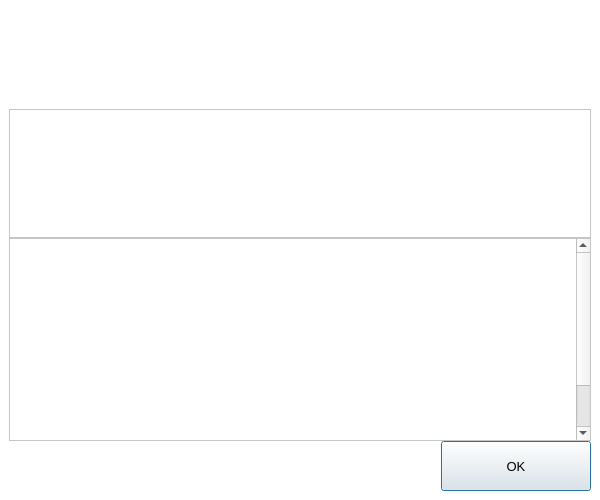
<?xml version="1.0" encoding="UTF-8"?>
<ui version="4.0">
  <class>HelpMessageDialog</class>
  <widget class="QDialog" name="HelpMessageDialog">
    <property name="geometry">
      <rect>
        <x>0</x>
        <y>0</y>
        <width>600</width>
        <height>500</height>
      </rect>
    </property>
    <property name="minimumSize">
      <size>
        <width>600</width>
        <height>500</height>
      </size>
    </property>
    <property name="font">
      <font>
        <pointsize>10</pointsize>
      </font>
    </property>
    <property name="windowTitle">
      <string notr="true">USD Sports - Command-line options</string>
    </property>
    <property name="styleSheet">
      <string notr="true">
        #HelpMessageDialog {
        background-color:#FFFFFF;
        }
      </string>
    </property>
    <layout class="QVBoxLayout" name="verticalLayout_3">
      <property name="spacing">
        <number>0</number>
      </property>
      <property name="leftMargin">
        <number>0</number>
      </property>
      <property name="topMargin">
        <number>0</number>
      </property>
      <property name="rightMargin">
        <number>0</number>
      </property>
      <property name="bottomMargin">
        <number>0</number>
      </property>
      <item>
        <widget class="QWidget" name="helpContainer" native="true">
          <property name="sizePolicy">
            <sizepolicy hsizetype="Preferred" vsizetype="Preferred">
              <horstretch>0</horstretch>
              <verstretch>100</verstretch>
            </sizepolicy>
          </property>
          <property name="minimumSize">
            <size>
              <width>0</width>
              <height>200</height>
            </size>
          </property>
          <property name="styleSheet">
            <string notr="true">
              #helpContainer{
              background-color:white;
              padding:9px;
              }
            </string>
          </property>
          <layout class="QVBoxLayout" name="verticalLayout_4">
            <property name="spacing">
              <number>0</number>
            </property>
            <property name="leftMargin">
              <number>9</number>
            </property>
            <property name="topMargin">
              <number>9</number>
            </property>
            <property name="rightMargin">
              <number>9</number>
            </property>
            <property name="bottomMargin">
              <number>9</number>
            </property>
            <item>
              <widget class="QLabel" name="graphic">
                <property name="sizePolicy">
                  <sizepolicy hsizetype="Preferred" vsizetype="Ignored">
                    <horstretch>0</horstretch>
                    <verstretch>0</verstretch>
                  </sizepolicy>
                </property>
                <property name="minimumSize">
                  <size>
                    <width>0</width>
                    <height>100</height>
                  </size>
                </property>
                <property name="pixmap">
                  <pixmap>:/images/about</pixmap>
                </property>
              </widget>
            </item>
            <item>
              <layout class="QVBoxLayout" name="verticalLayout">
                <property name="topMargin">
                  <number>100</number>
                </property>
                <item>
                  <widget class="QTextEdit" name="helpMessage">
                    <property name="minimumSize">
                      <size>
                        <width>0</width>
                        <height>0</height>
                      </size>
                    </property>
                    <property name="styleSheet">
                      <string notr="true">
                        #helpMessage {
                        background-color:#FFFFFF;
                        color:#707070;
                        }
                      </string>
                    </property>
                    <property name="readOnly">
                      <bool>true</bool>
                    </property>
                  </widget>
                </item>
                <item>
                  <widget class="QScrollArea" name="scrollArea">
                    <property name="minimumSize">
                      <size>
                        <width>0</width>
                        <height>0</height>
                      </size>
                    </property>
                    <property name="styleSheet">
                      <string notr="true">
                        #scrollArea {
                        background-color:#FFFFFF;
                        }
                      </string>
                    </property>
                    <property name="verticalScrollBarPolicy">
                      <enum>Qt::ScrollBarAlwaysOn</enum>
                    </property>
                    <property name="widgetResizable">
                      <bool>true</bool>
                    </property>
                    <widget class="QWidget" name="scrollAreaWidgetContents">
                      <property name="geometry">
                        <rect>
                          <x>0</x>
                          <y>0</y>
                          <width>561</width>
                          <height>263</height>
                        </rect>
                      </property>
                      <property name="styleSheet">
                        <string notr="true">
                          #scrollAreaWidgetContents {
                          background-color:#FFFFFF;
                          }
                        </string>
                      </property>
                      <layout class="QVBoxLayout" name="verticalLayout_2">
                        <item>
                          <widget class="QLabel" name="aboutMessage">
                            <property name="minimumSize">
                              <size>
                                <width>0</width>
                                <height>245</height>
                              </size>
                            </property>
                            <property name="cursor">
                              <cursorShape>IBeamCursor</cursorShape>
                            </property>
                            <property name="styleSheet">
                              <string notr="true">
                                #aboutMessage {
                                background-color:#FFFFFF;
                                color:#707070;
                                }
                              </string>
                            </property>
                            <property name="textFormat">
                              <enum>Qt::PlainText</enum>
                            </property>
                            <property name="alignment">
                              <set>Qt::AlignLeading|Qt::AlignLeft|Qt::AlignTop</set>
                            </property>
                            <property name="openExternalLinks">
                              <bool>true</bool>
                            </property>
                            <property name="textInteractionFlags">
                              <set>Qt::LinksAccessibleByMouse|Qt::TextSelectableByKeyboard|Qt::TextSelectableByMouse</set>
                            </property>
                          </widget>
                        </item>
                      </layout>
                    </widget>
                  </widget>
                </item>
              </layout>
            </item>
            <item>
              <layout class="QHBoxLayout" name="horizontalLayout">
                <item>
                  <spacer name="horizontalSpacer">
                    <property name="orientation">
                      <enum>Qt::Horizontal</enum>
                    </property>
                    <property name="sizeHint" stdset="0">
                      <size>
                        <width>40</width>
                        <height>20</height>
                      </size>
                    </property>
                  </spacer>
                </item>
                <item alignment="Qt::AlignVCenter">
                  <widget class="QPushButton" name="pushButtonOk">
                    <property name="minimumSize">
                      <size>
                        <width>150</width>
                        <height>50</height>
                      </size>
                    </property>
                    <property name="text">
                      <string>OK</string>
                    </property>
                  </widget>
                </item>
              </layout>
            </item>
          </layout>
        </widget>
      </item>
    </layout>
  </widget>
  <resources/>
  <connections/>
</ui>
